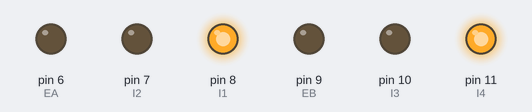
Simulated run of this sketch. Board: Arduino Uno, built with avr-gcc and run on an emulated ATmega328P. Shown: output pins drawn as LEDs (lit = HIGH).

Above: at 0.1 s.
Timing chart, 0 to 1.6 s (numbered marks = the images above):
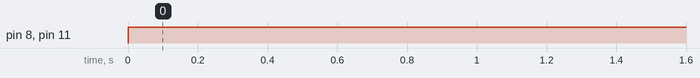

The sketch:

serial-test.ino
```cpp
#define RX_INPUT_SIZE 30
#define RX_MAX_VALUES 5
#define CHAR_MAX 10

// Motor PIN Assignments
int EA = 6;  // Wheel PWM pin (must be a PWM pin) (red)
int I1 = 8;  // Wheel direction digital pin 1 (yellow)
int I2 = 7;  // Wheel direction digital pin 2 (green)

int EB = 9;  // (red)
int I3 = 10; // (blue)
int I4 = 11; // (black)


// RX Values
char host[CHAR_MAX];
char mode[CHAR_MAX];
char control[CHAR_MAX];
int fw_cmd;
int yaw_cmd;


void setup() {
  Serial.begin(115200);
  while (!Serial) {} // Program waits for serial connection to be made

  // Configure digital pins for output
  pinMode(EA, OUTPUT);
  pinMode(I1, OUTPUT);
  pinMode(I2, OUTPUT);

  pinMode(EB, OUTPUT);
  pinMode(I3, OUTPUT);
  pinMode(I4, OUTPUT);
}

void loop() {
  if (Serial.available() > 0) {
    rx_set_values();

    Serial.println(control);
  }

  DriveForward(fw_cmd);

}


void rx_set_values() { // Used for recieving and decode serial data
  char* rx_values[RX_MAX_VALUES];
  char rx_input[RX_INPUT_SIZE + 1];
  byte size = Serial.readBytesUntil('\n', rx_input, RX_INPUT_SIZE);
  int rx_id = 0;
  char* command = strtok(rx_input, "&");
  while (command != 0) {
    if (rx_id < RX_MAX_VALUES) rx_values[rx_id++] = command;
    command = strtok(0, "&");
  }

  strcpy(control, rx_values[2]);
  fw_cmd = atof(rx_values[3]);
  yaw_cmd = atof(rx_values[4]);

  // host = rx_values[0];
  // mode = rx_values[1];
  // control = rx_values[2];
  // fw_cmd = rx_values[3];
  // yaw_cmd = rx_values[4];

}

void DriveForward(int speed){

    // Right Side
    digitalWrite(I1, HIGH);
    digitalWrite(I2, LOW);

    // Left Side
    digitalWrite(I3, LOW);
    digitalWrite(I4, HIGH);

    // PWM command to the motor driver
    analogWrite(EB, speed); // Left side speed
    analogWrite(EA, speed); // Right side speed
}
```

Measured:
- by itself, pin 8 (I1), pin 11 (I4): LOW → HIGH at 0.00 s
